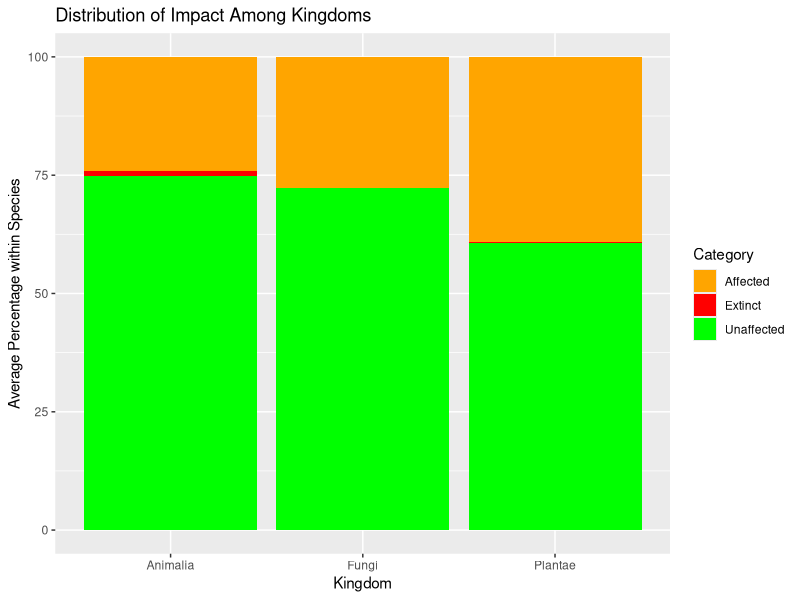
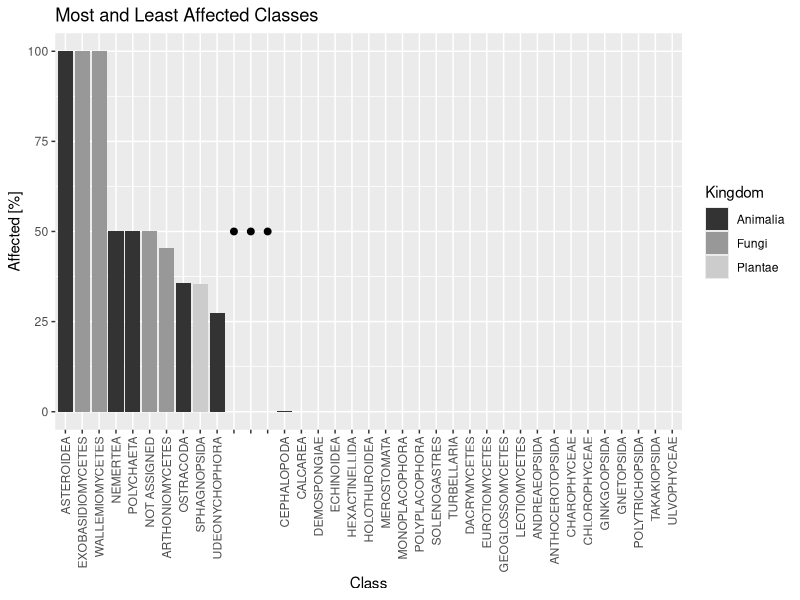

R code for these plots, in order:
## ---- chunk 1
library(tidyverse)
library(ggplot2)
library(readr)
## ---- chunk 2

raw_data  <- read_csv("dependencies/SpeciesByKingdomAndClass.csv")

## ---- chunk 3

kingdoms <- c("Animalia", "Chromista", "Fungi", "Plantae") 

kingdom_data  <- raw_data %>%
  mutate(ClassChange = Name < lag(Name),     
         ClassChange = replace_na(ClassChange, TRUE),
         AllKingdom = ifelse(ClassChange == TRUE, kingdoms[cumsum(ClassChange)], NA)) %>%
  fill(AllKingdom, .direction = "down") %>%
  mutate(Kingdom = if_else(Name == "Total", NA, AllKingdom)) %>%
  select(!c("ClassChange","AllKingdom"))      

## ---- chunk 4

manipulated_data <- kingdom_data %>%
  select(!("CR(PE)":"Subtotal (EX+EW+ CR(PE)+CR(PEW))")) %>%
  rowwise() %>%
  mutate(NearThreatened = sum(c_across("LR/cd":"NT or LR/nt"))) %>%
  select(!("LR/cd":"NT or LR/nt")) %>%
  rename("Extinct" = "EX",
         "ExtinctWild" = "EW",
         "CriticallyEndangered" = "CR",
         "Endangered" = "EN",
         "Vulnerable" = "VU",
         "LowRisk" = "LC or LR/lc",
         "DataDeficient" = "DD") %>%
  select(`Name`,`Kingdom`,`Extinct`:`Subtotal (threatened spp.)`, `NearThreatened`, `LowRisk`:`Total`)
## ---- chunk 5

data_table_filtered <- manipulated_data %>%
  filter (Total > 1000) %>%
  transmute(`Name`,
            `Kingdom`,
            across(c(`Extinct`:`Total`), ~round ( .x / Total * 100, 2), .names = "{.col} [%]"))

## ---- chunk 6

data_table_filtered %>%
  rowwise() %>%
  mutate(`Unaffected [%]` = sum(c_across(`NearThreatened [%]`:`DataDeficient [%]`))) %>%
  group_by(Kingdom) %>%
  summarise(Extinct = mean(`Subtotal (EX+EW) [%]`),
            Affected = mean(`Subtotal (threatened spp.) [%]`),
            Unaffected = mean(`Unaffected [%]`)) %>%
  pivot_longer(cols = c(Extinct, Affected, Unaffected),
               names_to = "Category",
               values_to = "Percentage") %>%
  filter(!is.na(Kingdom)) %>%
  ggplot() +
  geom_bar(aes( x = Kingdom, y = Percentage, fill = Category), stat = "identity", position = "stack") +
  ggtitle("Distribution of Impact Among Kingdoms") +
  xlab("Kingdom") +
  ylab("Average Percentage within Species") +
  scale_fill_manual(values = c("Extinct" = "red", "Affected" = "orange", "Unaffected" = "green"))

## ---- chunk 7

library(dplyr)

data_table_unfiltered <- manipulated_data %>%
  transmute(`Name`,
            `Kingdom`,
            across(c(`Extinct`:`Total`), ~round ( .x / Total * 100, 2), .names = "{.col} [%]")) %>%
  rowwise() %>%
  mutate(`Affected [%]` = sum(c_across(`Extinct [%]`:`CriticallyEndangered [%]`))) 

data_top_ten <- data_table_unfiltered %>%
  ungroup() %>%
  arrange(desc(`Affected [%]`)) %>% 
  slice_head(n = 10)

data_bottom_twentyfour <- data_table_unfiltered %>%
  ungroup() %>%
  arrange(desc(`Affected [%]`)) %>% 
  slice_tail(n = 24)

gap_plot <- tibble(
  Name = c("gap_one", "gap_two", "gap_three"),
  Kingdom = NA_character_,
  `Affected [%]` = NA_real_)
  
ordered_data <- bind_rows(
  data_top_ten %>% 
    select(Name, Kingdom, `Affected [%]`), 
  gap_plot,
  data_bottom_twentyfour %>% 
    select(Name, Kingdom, `Affected [%]`))

## ---- chunk 8

ordered_data %>%
  mutate(Name = factor(Name, levels = unique(Name))) %>%
  ggplot() +
  geom_col(aes(x = Name, y = `Affected [%]`, fill = Kingdom)) +
  geom_point(data = gap_plot, aes(x = Name, y = 50), size = 2) +
  scale_x_discrete(labels = function(x) ifelse(grepl("gap_", x), "", x)) +  # Hide gap labels
  scale_fill_grey(na.translate = FALSE) +
  theme(axis.text.x = element_text(angle = 90, vjust = 0.5, hjust = 1)) +
  ggtitle("Most and Least Affected Classes") +
  xlab("Class")
